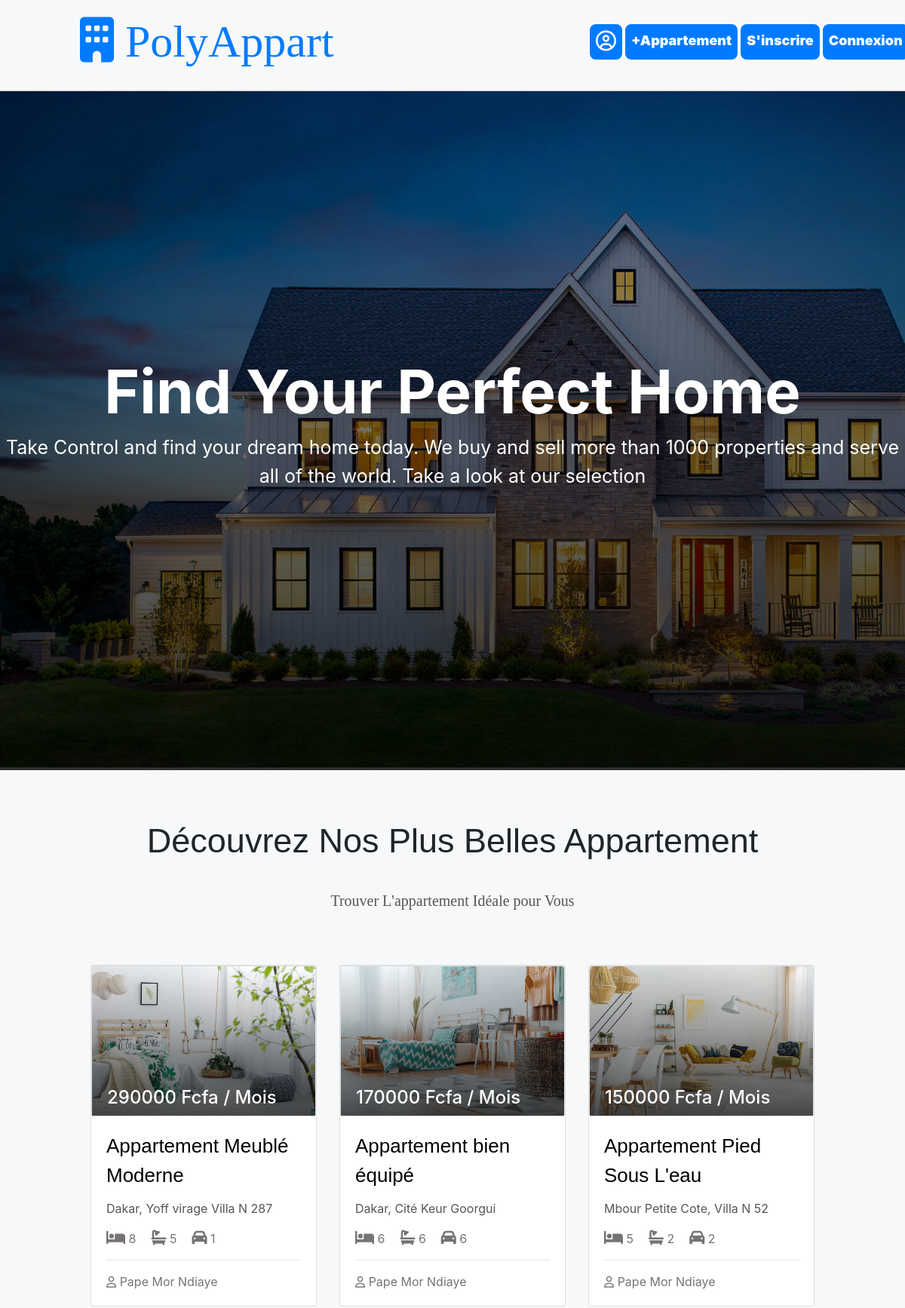
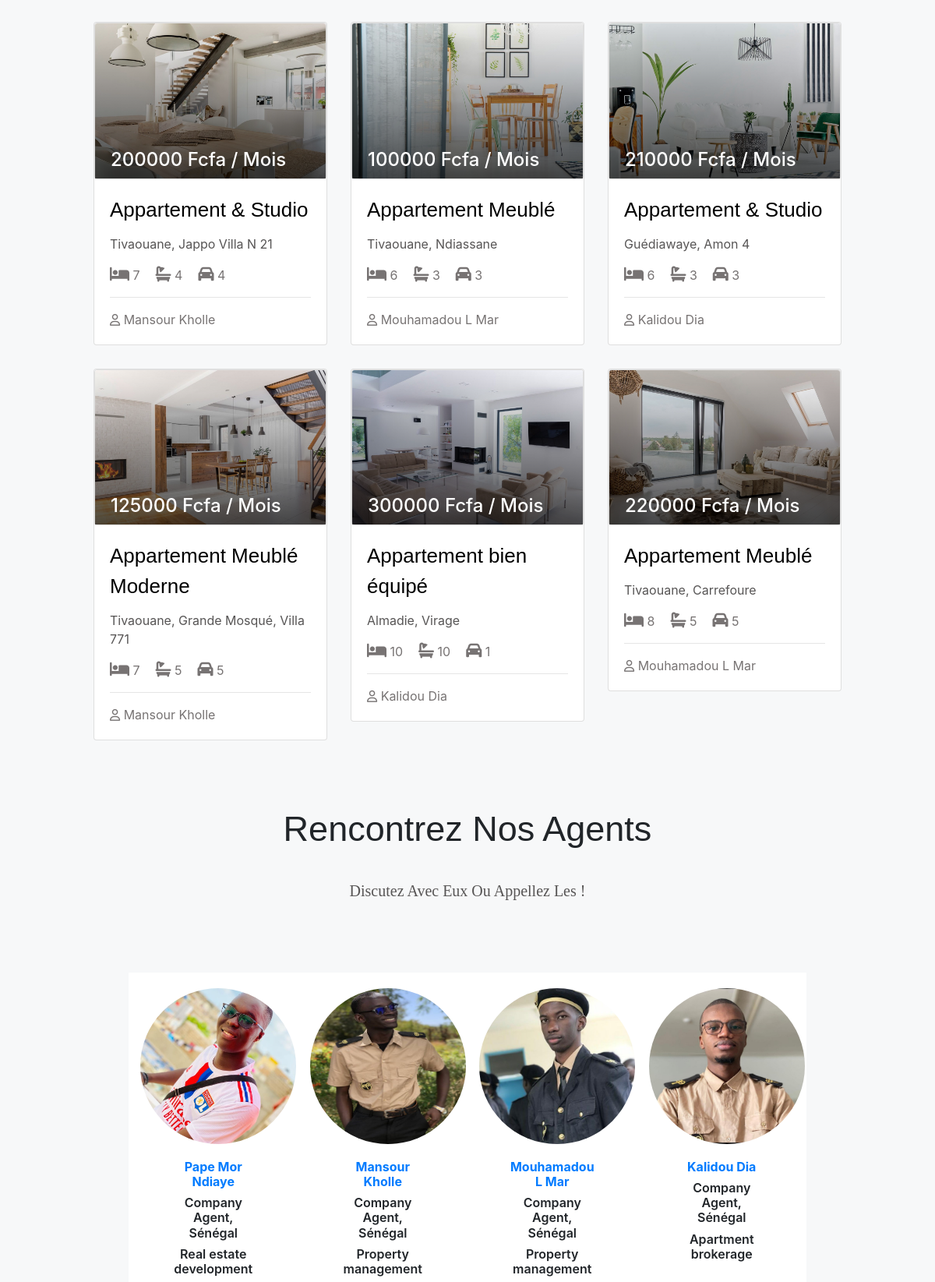
The page / (upper part) on the database its author committed (2 pictures, top to bottom).
### myapp/models.py (models this page shows, shortened)
class Appartement(models.Model):
    proprietaire = models.ForeignKey(Proprietaire, on_delete=models.CASCADE)
    nom = models.CharField(max_length=100, default="")
    ville = models.CharField(max_length=100)
    adresse = models.CharField(max_length=100)
    profil_photo = models.ImageField(upload_to='Profil_Appartement/', default="")
    taille = models.CharField(max_length=100)
    nombre_chambres = models.CharField(max_length=100)
    salle_de_bain = models.CharField(max_length=100 ,default="")
    garrage = models.CharField(max_length=100,default="")
    prix = models.CharField(max_length=100)
    description = models.TextField()

class Proprietaire(User):
    nom = models.CharField(max_length=30)
    telephone = models.CharField(max_length=20)
    profil_photo = models.ImageField(upload_to='Profil_Proprietaire/', default = "")
    licence = models.CharField(max_length=30, default = "")
    Taxe_Number = models.CharField(max_length=30, default = "")
    Specialite = models.CharField(max_length=30, default = "")
    class Meta:
        db_table = "Proprietaire"
        verbose_name = 'Proprietaire'
        verbose_name_plural = "Proprietaires"

### myapp/views.py (the view)
# urls.py: path('',accueil,name="accueil"),
def accueil(request):
    appartements = Appartement.objects.all()
    props = Proprietaire.objects.all()
    return render(request, 'accueil.html', {'appartements': appartements, "proprietaires":props})

### templates/accueil.html (shortened to what this page needs)
{% extends 'base.html' %}
{% block content %}
{% load static %}
<div class="banner">
    <h1>Find Your Perfect Home</h1>
    <p>Take Control and find your dream home today. We buy and sell more than 1000 properties and serve all of the world. Take a look at our selection</p>
</div>
<div class="after_banner">
  Découvrez Nos Plus Belles Appartement
  <p class="after_banner_1">Trouver L'appartement Idéale pour Vous </p>
</div>
<div class="articles_block">
    <div class="row">
    {% for appartement in appartements %}
      <div class="col-xs-12 col-sm-12 col-md-4">
        <div class="article">
          <a href="{% url 'detail_appartement' appartement.id %}">
            <div class="card">
              <div class="card text-bg-primary">
                <div class="x"><img src="{{ appartement.profil_photo.url }}" class="card-img" alt="..."></div>
                <div class="card-img-overlay">
                  <h4 class="card-title prix">{{ appartement.prix }} Fcfa / Mois</h4>
                </div>
              </div>
              <div class="card-body">
                <p class="card-title nom"> {{ appartement.nom }} </p>
                <p class="card-text adresse">{{ appartement.adresse }}</p>
                <div class="device">
                  <div style="margin-right: 20px;"> <i style="font-size: 20px;" class="fa-solid fa-bed"></i> {{ appartement.nombre_chambres }} </div>
                  <div style="margin-right: 20px;"> <i style="font-size: 20px;" class="fa-solid fa-bath"></i> {{ appartement.salle_de_bain }} </div>
                  <div style="margin-right: 20px;"> <i style="font-size: 20px;" class="fa-solid fa-car"></i> {{ appartement.garrage }} </div>
                </div>
                <div>
                  <hr>
                  <span class="props"> <i style="font-size: 15px;" class="fa-regular fa-user"></i> <a class="props" href="{% url 'visit_profil' appartement.proprietaire.id %}">{{ appartement.proprietaire.nom }}</a> </span>
                </div>
              </div>
            </div>
          </a>
        </div>
      </div>
    {% endfor %}
  </div>
</div>
<div class="after_banner">
  Rencontrez Nos Agents
  <p class="after_banner_1">Discutez Avec Eux Ou Appellez Les ! </p>
</div>
<div class="Agents">
  <div class="row row1">
    {% for proprietaire in proprietaires %}
      <div class="col-xs-12 col-sm-12 col-md-3">
        <div style="width: 200px ;margin: auto;">
          <img style="width: 200px; height: 200px; border-radius: 50%;" src="{{ proprietaire.profil_photo.url }}" class="card-img" alt="...">
        </div>
        <div style="width: 60%; margin: auto; text-align: center; margin-top: 20px;">
          <h6 style="color: #007BFF; font-weight: 700;">{{ proprietaire.nom }}</h6>
          <h6 style="font-weight: 600;">Company Agent, Sénégal</h6>
          <h6 style="font-weight: 600;">{{ proprietaire.Specialite }}</h6>
          <p style="margin-top: 30px;">Lorem ipsum dolor sit amet, consectetur adipiscing elit. Phasellus porta justo eget risus consectetur,...</p> <br>
          <a href="{% url 'visit_profil' proprietaire.id %}"><h6 style="font-weight: 600;">Visit Profil</h6></a> <br>
        </div>
      </div>
    {% endfor %}
  </div>
</div>
{% endblock content %}

### static/css/style.css (style rules this page uses)
body { background-color: #F7F8F9; }
.banner { margin-top: -40px; background: linear-gradient(rgba(0, 0, 0, 0.3), rgba(0, 0, 0, 0.8)), url("/static/img/home_bg_optimized_again-2.jpg"); background-repeat: no-repeat; background-size: cover; height: 900px; color: white; text-align: center; padding-top: 350px; }
.banner h1 { font-size: 80px; font-weight: bold; }
.banner p { font-size: 25px; font-weight: 400; }
a { text-decoration: none; text-decoration-color: none; }
.after_banner { text-align: center; font-size: 45px; font-family: 'Franklin Gothic Medium', 'Arial Narrow', Arial, sans-serif; margin-top: 60px; margin-bottom: 60px; }
.after_banner_1 { color:rgb(87, 85, 85); font-size: 20px; font-family:'Times New Roman', Times, serif; margin-top: 30px; }
.articles_block { width: 80%; margin: auto; }
.row > div { margin-top: 10px; margin-bottom: 20px; }
.row1 > div { margin-top: -10px; margin-bottom: 20px; background-color: white; padding-top: 20px; padding-bottom: 20px; }
.card { width: 100%; }
.prix { margin-top: 55%; color: white }
.x::after { content: ""; position: absolute; top: 0; left: 0; width: 100%; height: 100%; background-image: linear-gradient(to top, rgba(0, 0, 0, 1), rgba(0, 0, 0, 0)); opacity: 0.7; }
.nom { font-family: 'Franklin Gothic Medium', 'Arial Narrow', Arial, sans-serif; font-size: 26px; color: black; }
.adresse { color: rgb(87, 85, 85); }
.device { color: rgb(119, 115, 115); display: flex; width: 80%; }
.props { color: rgb(119, 115, 115); }
.card-body { color: black; }
.Agents { width: 70%; margin: auto; margin-top: 100px; }
i { font-size: 27px; }

### rows shown on the page
Appartement: profil_photo (picture), prix "290000", nom "Appartement Meublé Moderne", adresse "Dakar, Yoff virage Villa N 287", nombre_chambres "8", salle_de_bain "5", garrage "1", proprietaire.nom "Pape Mor Ndiaye"
Appartement: profil_photo (picture), prix "170000", nom "Appartement bien équipé", adresse "Dakar, Cité Keur Goorgui", nombre_chambres "6", salle_de_bain "6", garrage "6", proprietaire.nom "Pape Mor Ndiaye"
Appartement: profil_photo (picture), prix "150000", nom "Appartement Pied Sous L'eau", adresse "Mbour Petite Cote, Villa N 52", nombre_chambres "5", salle_de_bain "2", garrage "2", proprietaire.nom "Pape Mor Ndiaye"
Appartement: profil_photo (picture), prix "200000", nom "Appartement & Studio", adresse "Tivaouane, Jappo Villa N 21", nombre_chambres "7", salle_de_bain "4", garrage "4", proprietaire.nom "Mansour Kholle"
Appartement: profil_photo (picture), prix "100000", nom "Appartement Meublé", adresse "Tivaouane, Ndiassane", nombre_chambres "6", salle_de_bain "3", garrage "3", proprietaire.nom "Mouhamadou L Mar"
Appartement: profil_photo (picture), prix "210000", nom "Appartement & Studio", adresse "Guédiawaye, Amon 4", nombre_chambres "6", salle_de_bain "3", garrage "3", proprietaire.nom "Kalidou Dia"
Appartement: profil_photo (picture), prix "125000", nom "Appartement Meublé Moderne", adresse "Tivaouane, Grande Mosqué, Villa 771", nombre_chambres "7", salle_de_bain "5", garrage "5", proprietaire.nom "Mansour Kholle"
Appartement: profil_photo (picture), prix "300000", nom "Appartement bien équipé", adresse "Almadie, Virage", nombre_chambres "10", salle_de_bain "10", garrage "1", proprietaire.nom "Kalidou Dia"
Appartement: profil_photo (picture), prix "220000", nom "Appartement Meublé", adresse "Tivaouane, Carrefoure", nombre_chambres "8", salle_de_bain "5", garrage "5", proprietaire.nom "Mouhamadou L Mar"
Proprietaire: profil_photo (picture), nom "Pape Mor Ndiaye", Specialite "Real estate development"
Proprietaire: profil_photo (picture), nom "Mansour Kholle", Specialite "Property management"
Proprietaire: profil_photo (picture), nom "Mouhamadou L Mar", Specialite "Property management"
Proprietaire: profil_photo (picture), nom "Kalidou Dia", Specialite "Apartment brokerage"
